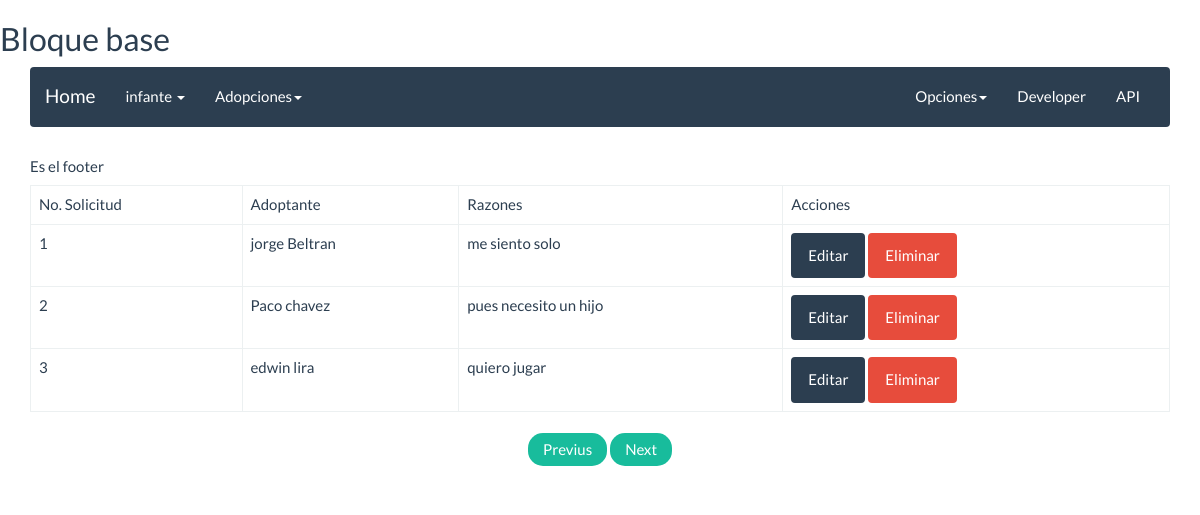
The page /adopcciones/solicitud/listar on the database as committed earlier.
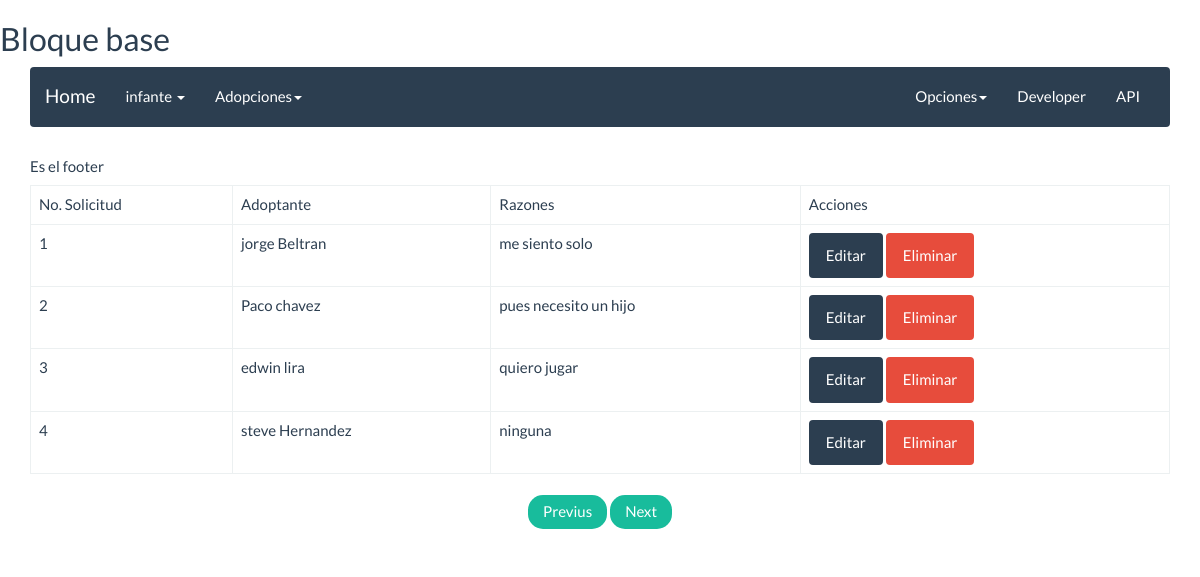
The same page on the database as committed later.
### adoptante/models.py (models this page shows, shortened)
class Solicitud(models.Model):
    person = models.ForeignKey(Persona, null=True, blank=True, related_name='persona_solicitud')
    razones = models.TextField()

class Persona(models.Model):
    class Meta:
        verbose_name = "Persona"
        verbose_name_plural = "Personas"
    name = models.CharField(max_length=15,blank=False,null=False)
    last_name = models.CharField(max_length=20,blank=False,null=False)
    age = models.IntegerField(default=0)
    telephone = models.IntegerField(default=0,blank=False,null=False)
    email = models.EmailField(blank=False,null=False)
    home = models.TextField(blank=False,null=True)
    usuario = models.ForeignKey(Usuario,null=False,blank=False,related_name='usuario_persona')
    direccion = models.ForeignKey(Direccion,null=False,blank=True,related_name='persona_direccion')

### adoptante/views.py (the view)
class SolicitudList(ListView):
	model = Solicitud
	template_name = 'adoptante/solicitud_list.html'

### templates/adoptante/solicitud_list.html
{% extends 'base.html' %}
{% block content %}
<table class="table table-bordered">
	<thead>
		<tr>
			<td>No. Solicitud</td>
			<td>Adoptante</td>
			<td>Razones</td>
			<td>Acciones</td>
		</tr>
	</thead>
	<tbody>
		{% if object_list %}
		{% for solicitud in object_list %}
		<tr>
			<td>{{ solicitud.id }}</td>
			<td>{{ solicitud.person.name }} {{solicitud.person.last_name}}</td>
			<td>{{ solicitud.razones }}</td>
			<td>
				<a class="btn btn-primary" href="#">Editar</a>
				<a class="btn btn-danger" href="#">Eliminar</a>
			</td>
		</tr>
		{% endfor %}
		{% else %}
		<h1>No hay registros de solicitudes</h1>
		{% endif %}
	</tbody>
</table>
<ul class="pager">
	<li>
		<a href="#">Previus</a>
	</li>
	<li>
		<a href="#">Next</a>
	</li>
</ul>
{% endblock%}

### templates/base.html (shortened to what this page needs)
{% load staticfiles %}
<!DOCTYPE html>
<html lang="en">
<head>
<link rel="stylesheet" href="{% static "css/bootstrap.min.css" %}">
</head>
<body>
{% block header %}
	<h2>Bloque base</h2>
{% endblock header %}
<div class="container">
	{% block navbar %}
		<div class="bs-docs-section clearfix">
		    <div class="row">
		        <div class="col-lg-12">
		            <div class="bs-component">
		            	<nav class="navbar navbar-default">
		                	<div class="container-fluid">
		                  		<div class="navbar-header">
		                    		<a class="navbar-brand" href="{% url 'infante:index' %}">Home</a>
		                  		</div>
		                  	<div class="collapse navbar-collapse" id="bs-example-navbar-collapse-1">
		                    	<ul class="nav navbar-nav">
		                      		<li class="dropdown">
		                        		<a href="#" class="dropdown-toggle" data-toggle="dropdown" role="button" aria-expanded="false">infante <span class="caret"></span></a>
		                      		</li>
			                        <li class="dropdown">
			                        	<a href="#" class="dropdown-toggle" data-toggle="dropdown" role="button" aria-expanded="false">Adopciones<span class="caret"></span></a>
			                        </li>
		                    	</ul>
		                    	<ul class="nav navbar-nav navbar-right">
		                    	<li class="dropdown">
		                        		<a href="#" class="dropdown-toggle" data-toggle="dropdown" role="button" aria-expanded="false">Opciones<span class="caret"></span></a>
		                        	</li>
		                        	<li class="dropdown"><a href="https://www.facebook.com/izaak.the.new" onclick="pageTracker._link(this.href); return false;">Developer</a>
		                        	</li>
		                        		<li class="dropdown"><a href="/api/v1/direcciones/listado_api/" onclick="pageTracker._link(this.href); return false;">API</a>
		                        	</li>
		                    	</ul>
		                    </div>
		                </div>
		            </nav>
		        </div>
           	</div>
        </div>
    </div>
    {% block footer %}
	<h5>Es el footer</h5>
{% endblock footer %}
	{% endblock %}
{% block content %}{% endblock content %}
</body>
</html>

Rows that differ between the two databases and show on the page:
added Solicitud: id "4", person.name "steve", person.last_name "Hernandez", razones "ninguna"
